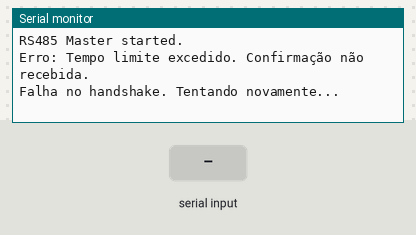
Bench run of a sketch on a simulated Arduino Uno, built with avr-gcc and run on an emulated ATmega328P. Parts: the last lines printed to the serial monitor. Inputs (shaded band) come from the test bench.

Above: at 1.2 s.
1.3 s: "ACK\n" received over the second serial link
At 2.5 s:
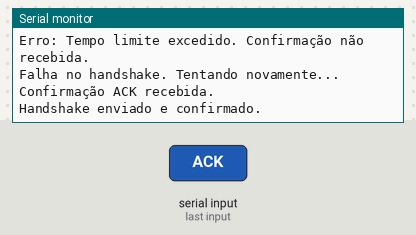
3.5 s: "ACK\n" received over Serial
At 5.8 s:
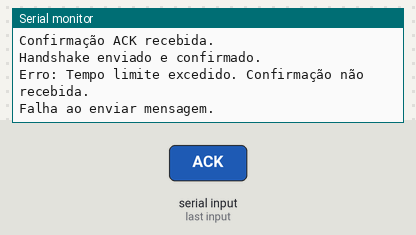

The sketch:

Cliente.ino
```cpp
#include <SoftwareSerial.h>

class RS485 : public SoftwareSerial {
private:
    int dePin;
    char header;
    String receivedMessage;
    String lastSentMessage;
    const unsigned long timeout = 1000;

public:
    RS485(char defaultHeader = 'I') : SoftwareSerial(2, 3), dePin(4), header(defaultHeader), receivedMessage(""), lastSentMessage("") {
        pinMode(dePin, OUTPUT);
        digitalWrite(dePin, LOW);
        begin(57600);
    }

    void setHeader(char newHeader) {
        header = newHeader;
    }

    bool sendMessage(const String &message) {
        lastSentMessage = message;
        digitalWrite(dePin, HIGH);
        write(header);
        write(message.c_str(), message.length());
        write('\n');
        flush();
        digitalWrite(dePin, LOW);
        return receiveACK();
    }

    String receiveMessage() {
        if (available()) {
            char receivedHeader = read();
            if (receivedHeader == header) {
                receivedMessage = "";
                while (available()) {
                    char c = read();
                    if (c == '\n') break;
                    receivedMessage += c;
                }
                sendAck();
                return receivedMessage;
            }
        }
        return "";
    }

    String getLastMessage() {
        return receivedMessage;
    }

    bool confirmTransmission() {
        delay(10);
        return available();
    }

private:
     unsigned long sendAck() {
    ////////////////////////////////////////////////
    //
    // Envia uma mensagem de confirmação "ACK"
    //
    // return  : unsigned long  Tempo de envio do ACK
    //
    digitalWrite(dePin, HIGH);
    write("ACK\n");
    flush();
    digitalWrite(dePin, LOW);
    return millis();
  }

    bool receiveACK() {
        unsigned long startTime = millis();
        while (millis() - startTime < timeout) {
            if (available()) {
                String confirmation = readStringUntil('\n');
                if (confirmation == "ACK") {
                    Serial.println("Confirmação ACK recebida.");
                    return true;
                } else {
                    Serial.println(confirmation);
                    Serial.println("Erro: Confirmação incorreta.");
                    return false;
                }
            }
        }
        Serial.println("Erro: Tempo limite excedido. Confirmação não recebida.");
        return false;
    }
};

RS485 rs485;
bool handshakeCompleted = false;

void setup() {
    Serial.begin(57600);
    Serial.println("RS485 Master started.");
}

void loop() {
    // Handshake loop com timeout
    unsigned long handshakeStartTime = millis();
    handshakeCompleted = false;
    while (!handshakeCompleted) {
        if (rs485.sendMessage("HANDSHAKE")) {
            Serial.println("Handshake enviado e confirmado.");
            handshakeCompleted = true;
        } else {
            Serial.println("Falha no handshake. Tentando novamente...");
            delay(1000);
        }
        if (millis() - handshakeStartTime > 10000) {
            Serial.println("Timeout no handshake. Reiniciando...");
            return;
        }
    }

    // Loop principal para enviar mensagens
    unsigned long timer2 = millis();
    while (handshakeCompleted && (millis() - timer2 <= 10000)) {
        if (Serial.available()) {
            String message = Serial.readStringUntil('\n');
            if (rs485.sendMessage(message)) {
                Serial.println("Mensagem enviada com sucesso.");
                timer2 = millis();
            } else {
                Serial.println("Falha ao enviar mensagem.");
            }
        }

        String received = rs485.receiveMessage();
        if (received != "") {
            Serial.print("Mensagem recebida: ");
            Serial.println(received);
            timer2 = millis();
            if(received == "Erro de sincronizacao.\n"){
              break;
            }
        }
        delay(100);
    }
}
```

Measured:
- after the input at 1.3 s, the serial monitor: prints a new line after 0.71 s (image 1)
- after the input at 3.5 s, the serial monitor: prints a new line after 1.0 s (image 2)
